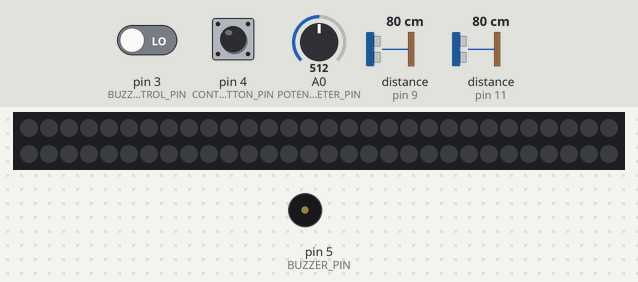
This sketch was run on a simulated Arduino Uno, built with avr-gcc and run on an emulated ATmega328P. On the bench: 60 RGB LEDs in strip order, left to right, continuing on the next row, buzzer (waves = sounding, pin HIGH). Inputs (shaded band) come from the test bench; at power-on: pin 4 (CONTROL_BUTTON_PIN) LOW, pin 3 (BUZZER_CONTROL_PIN) LOW, distance to the obstacle (sensors on pin 9, pin 11) 80 cm, A0 (POTENTIOMETER_PIN) = 512. The echo pulse lasts 58.3 µs per cm.

Above: at 1.2 s.
1.3 s: pin 4 (CONTROL_BUTTON_PIN) pulled HIGH for 0.15 s
At 1.9 s:
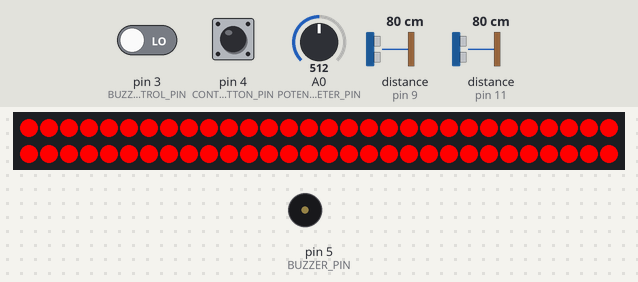
2.9 s: pin 3 (BUZZER_CONTROL_PIN) driven HIGH
At 3.62 s:
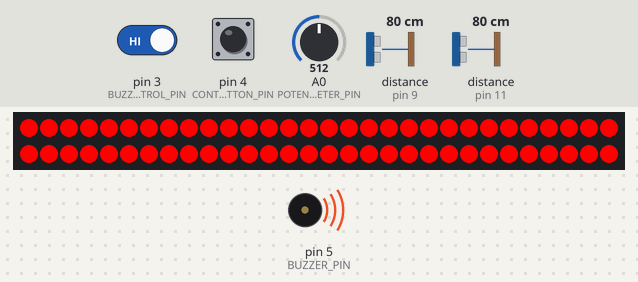
5.2 s: distance to the obstacle (sensor on pin 9) set to 2 cm
6.7 s: pin 3 (BUZZER_CONTROL_PIN) driven LOW
At 7.8 s:
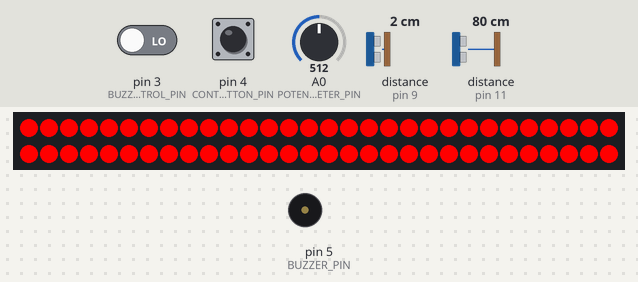
8.2 s: distance to the obstacle (sensor on pin 11) set to 2 cm
At 9.5 s:
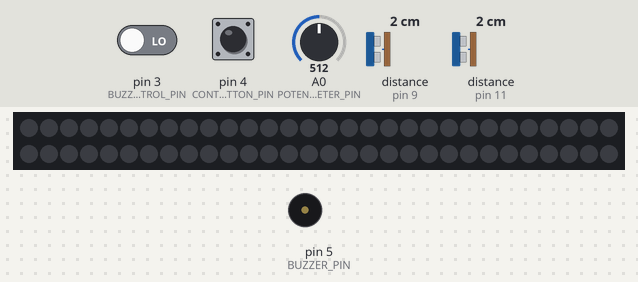
Timing chart, 0 to 10.8 s (numbered marks = the images above; inputs shaded):
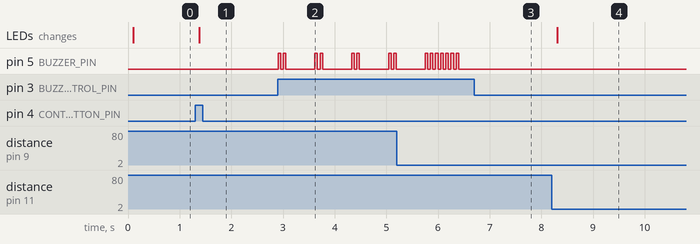

Measured:
- after the input at 1.3 s, the LEDs: change after 0.08 s (image 1)
- after the input at 2.9 s, pin 5 (BUZZER_PIN): LOW → HIGH at once, then repeats every 0.71 s: LOW 0.05 s, HIGH 0.05 s, LOW 0.56 s, HIGH 0.05 s
- after the input at 6.7 s, pin 5 (BUZZER_PIN): stops changing and stays LOW
- after the input at 8.2 s, the LEDs: change after 0.11 s (image 4)

The sketch:

device.ino
```cpp
/**
 * @title <Insert Project Title Here>
 * @file device.ino
 * @brief A useful device designed for Jeff Owens
 *
 * 60-223: Introduction to Physical Computing
 *
 * The following code initalizes two optical proximity that serve
 * as eyes of the back of Jeff's wheelchair. If Jeff backs within
 * a certain distance of object, the led strip will light up and
 * the buzzer will buzz. The code also gives Jeff the freedom to
 * adjust the upperbound distance using a potentiometer.
 *
 * @authors Ethan Lu <ethanl2@andrew.cmu.edu>
 *          Frances Adiwijaya <fda@andrew.cmu.edu>
 *          Gia Marino <gnmarino@andrew.cmu.edu>
 *
 * @mapping
 *  Arduino Pin |   Role   |   Description
 *  ------------|----------|-----------------
 *      A0         INPUT    Potentiometer
 *      3          INPUT    Buzzer Control Button
 *      4          INPUT    Device Control Button
 *      5          OUTPUT   Buzzer
 *      9          INPUT    ECHO Pin for Right Sensor
 *      10         INPUT    TRIGGER Pin for Right Sensor
 *      11         INPUT    ECHO Pin for Left Sensor
 *      12         INPUT    TRIGGER Pin for Left Sensor
 *      13         OUTPUT   LED Strip
 */

/** @brief Import libraries */
#include <NewPing.h>
#include <PololuLedStrip.h>
#include <assert.h>

/** @brief Declare constants */
#define POTENTIOMETER_PIN         A0

#define BUZZER_CONTROL_PIN        3
#define CONTROL_BUTTON_PIN        4
#define BUZZER_PIN                5
#define RIGHT_ECHO_PIN            9
#define RIGHT_TRIGGER_PIN         10
#define LEFT_ECHO_PIN             11
#define LEFT_TRIGGER_PIN          12

#define LED_COUNT     60
#define MAX_DISTANCE 200
#define MAX_BUZZ       8

/** @brief Debugging macros */
#define requires(expr) assert(expr)
#define ensures(expr)  assert(expr)

PololuLedStrip<13> led_strip;
NewPing sonar_left(LEFT_TRIGGER_PIN, LEFT_ECHO_PIN, MAX_DISTANCE);
NewPing sonar_right(RIGHT_TRIGGER_PIN, RIGHT_ECHO_PIN, MAX_DISTANCE);
rgb_color colors[LED_COUNT];

unsigned lowerbound = 10;
unsigned upperbound =  0;

void fill(uint8_t r, uint8_t g, uint8_t b);

/**
 * @brief Declare pin modes
 */
void setup() {
  pinMode(RIGHT_ECHO_PIN, INPUT);
  pinMode(RIGHT_TRIGGER_PIN, INPUT);
  pinMode(LEFT_ECHO_PIN, INPUT);
  pinMode(LEFT_TRIGGER_PIN, INPUT);

  pinMode(CONTROL_BUTTON_PIN, INPUT);
  pinMode(BUZZER_CONTROL_PIN, INPUT);
  pinMode(POTENTIOMETER_PIN, INPUT);

  pinMode(BUZZER_PIN, OUTPUT);
}

/**
 * @brief Main routine
 */
void loop() {
  delay(100);
  upperbound = map(analogRead(POTENTIOMETER_PIN), 0, 1023, 60, 150);

  cleanup();
  if (digitalRead(CONTROL_BUTTON_PIN) == HIGH) {
    unsigned int left_distance = (sonar_left.ping() / US_ROUNDTRIP_CM);
    unsigned int right_distance = (sonar_right.ping() / US_ROUNDTRIP_CM);

    /** Too close to an object */
    while ((lowerbound < left_distance && left_distance < upperbound) || (lowerbound < right_distance && right_distance < upperbound)) {
      fill(255, 0, 0);
      if (digitalRead(BUZZER_CONTROL_PIN) == HIGH) {
        buzz(min(left_distance, right_distance));
      }
      left_distance  = (sonar_left.ping() / US_ROUNDTRIP_CM);
      right_distance = (sonar_right.ping() / US_ROUNDTRIP_CM);
    }
  }
}

/**
 * @brief     Assigns a new rgb value to every element in the color array
 * @param[in] r Amount of red
 * @param[in] g Amount of green
 * @param[in] b Amount of blue
 */
void fill(uint8_t r, uint8_t g, uint8_t b) {
  for (uint16_t i = 0; i < LED_COUNT; i++) {
     colors[i] = rgb_color(r, g, b);
  }
  led_strip.write(colors, LED_COUNT);
}

/**
 * @brief     Activate the buzzer
 * @param[in] distance
 * @pre       `distance` is non-negative
 * @pre       `distance` is less than `MAX_DISTANCE`
 */
void buzz(unsigned long distance) {
  requires(distance < MAX_DISTANCE);
  int x = MAX_BUZZ - int_log2(distance);

  warn(x);
}

/**
 * @brief     Calculate log2 of an integer
 * @param[in] x
 * @return    log2(`x`)
 * @pre       `x` is non-negative
 */
int int_log2(int x) {
  requires(-1 < x);

  int c = 0;
  if (x == 0) return 1;
  while ((x >>= 1)) { c++; }
  return c;
}

/**
 * @brief     Run the buzzer a number of times
 * @param[in] x The number of times
 * @pre       `x` is non-negative
 * @pre       `x` is less than or equal to 7
 */
void warn(int x) {
  requires(-1 < x);

  for (int i = 0; i < x; i++) {
    digitalWrite(BUZZER_PIN, HIGH);
    delay(50);
    digitalWrite(BUZZER_PIN, LOW);
    delay(50);
  }
  delay(500);
}

/**
 * @brief Turns the buzzer and led strip off
 */
void cleanup() {
  digitalWrite(BUZZER_PIN, LOW);
  fill(0, 0, 0);
}
```
